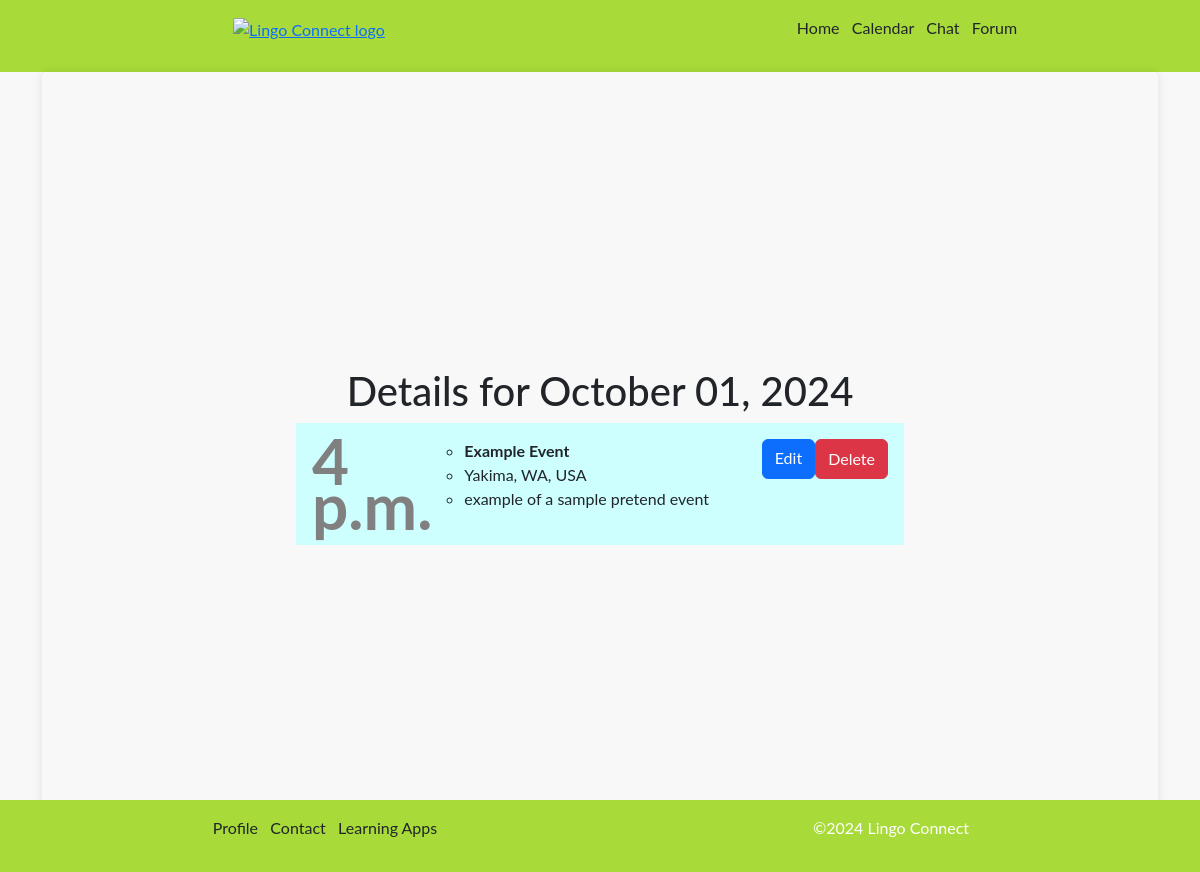
The page /calendar/2024/10/1/ (signed in) on the database as committed earlier.
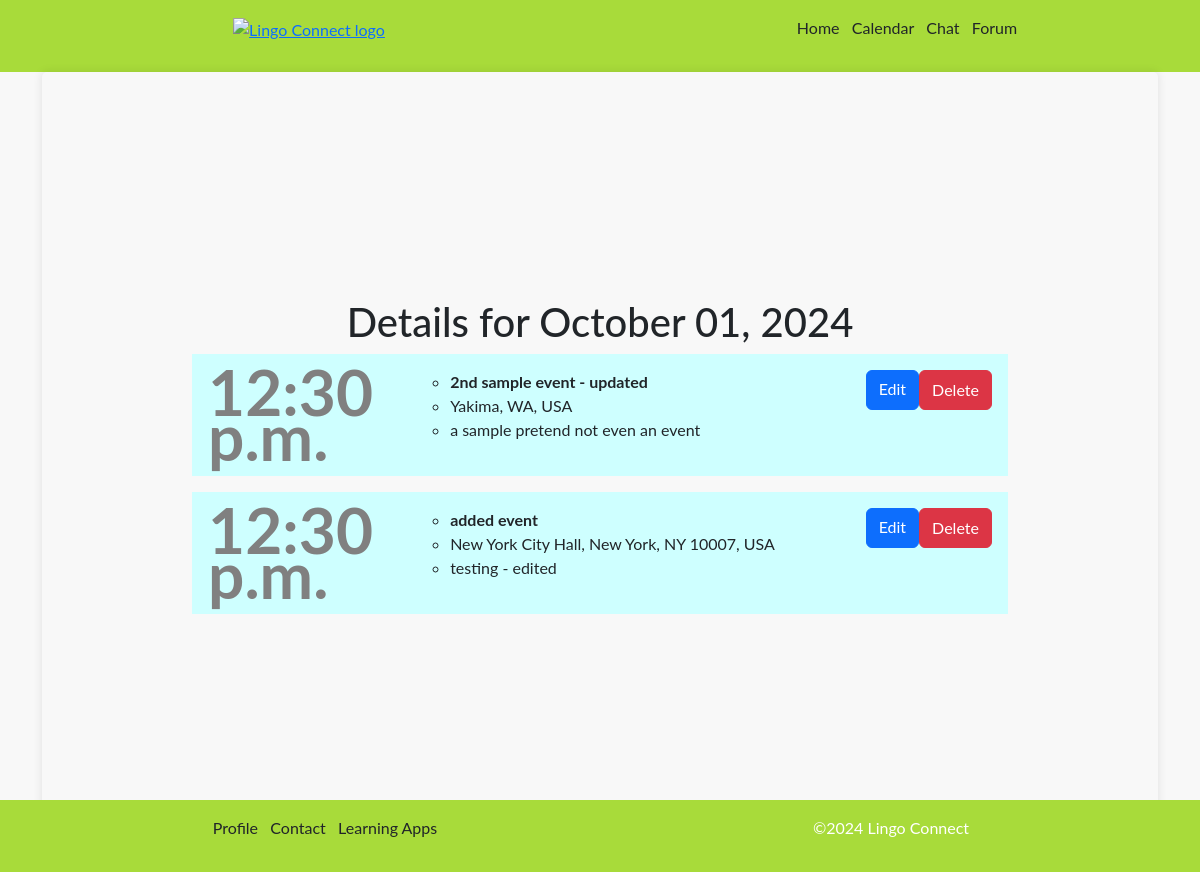
The same page on the database as committed later.
### app/models.py (models this page shows, shortened)
class Event(models.Model):
    title = models.CharField(max_length=200)
    location = models.CharField(max_length=50)
    category = models.CharField(max_length=50)
    date = models.DateField()
    time = models.TimeField()
    description = models.TextField(max_length=500)
    participants = models.ManyToManyField(User, related_name="events")
    owner = models.ForeignKey(settings.AUTH_USER_MODEL, on_delete=models.CASCADE, related_name="owned_events", default=1)

### app/views.py (the view)
# urls.py: path('calendar/<int:year>/<int:month>/<int:day>/', views.date_details, name='date_details'),
@login_required
def date_details(request, year, month, day):
    date = datetime(year, month, day)
    formatted_date = date.strftime('%B %d, %Y')
    events = Event.objects.filter(date=date)
    context = {
        'date': formatted_date,
        'events': events,
    }
    return render(request, 'date_details.html', context)

### app/templates/date_details.html (shortened to what this page needs)
{% extends 'base.html' %}
{% block content %}
<div class="details-container">
    <h1>Details for {{ date }}</h1>
    <ul class="list-unstyled events-list">
        {% for event in events %}
            <li class="event-item">
                <div class="event-time"><strong>{{ event.time }}</strong></div>
                <ul class="list-styled event-details">
                    <li><strong>{{ event.title }}</strong></li>
                    <li>{{ event.location }}</li>
                    <li>{{ event.description }}</li>
                </ul>
                <a href="{% url 'update_event' event.id %}" class="btn btn-primary">Edit</a>
                <form action="{% url 'delete_event' event.id %}" method="post">
                    <button type="submit" class="btn btn-danger">Delete</button>
            </li>
        {% empty %}
            <li>No events for this date.</li>
        {% endfor %}
    </ul>
</div>
{% endblock %}

### app/templates/base.html (shortened to what this page needs)
<!DOCTYPE html>
<html lang="en">
<head>
    {% load static %}
    <link href="https://cdn.jsdelivr.net/npm/bootstrap@5.3.3/dist/css/bootstrap.min.css" rel="stylesheet">
    <link rel="stylesheet" href="https://cdn.jsdelivr.net/npm/bootstrap-icons/font/bootstrap-icons.css">
    <link rel="stylesheet" href="{% static '/css/style.css' %}">
</head>
<body>
    <header>
        <nav>
            <div class="container text-center">
                <div class="row">
                    <div class="col align-middle">
                        <a href="/">
                            <img src="{% static '/images/lingo-connect-logo.svgz' %}" alt="Lingo Connect logo" class="logo">
                        </a>
                    </div>
                    <div class="col-lg-auto">
                    </div>
                    <div class="col align-middle link-dark">
                        <ul>
                            <a href="{% url 'home' %}" class="link link-dark">Home&nbsp;&nbsp;</a>
                            <a href="{% url 'calendar' %}" class="link link-dark">Calendar&nbsp;&nbsp;</a>
                            <a href="{% url 'chat' %}" class="link link-dark">Chat&nbsp;&nbsp;</a>
                            <a href="{% url 'forum' %}" class="link link-dark">Forum</a>
                        </ul>
                    </div>
                </div>
            </div>
        </nav>
    </header>
    <main>
        <div class="container">
            <div class="row">
                <div class="col">
                    {% block content %}
                    {% endblock %}
                </div>
            </div>
        </div>
    </main>
    <footer>
        <div class="container text-center">
            <div class="row">
                <div class="col">
                    <nav>
                        <ul>
                            <a href="{% url 'profile' %}" class="link link-dark">Profile&nbsp;&nbsp;</a>
                            <a href="{% url 'contact' %}" class="link link-dark">Contact&nbsp;&nbsp;</a>
                            <a href="{% url 'learning_apps' %}" class="link link-dark">Learning Apps</a>
                        </ul>
                    </nav>
                </div>
                <div class="col-lg-auto">
                </div>
                <div class="col">
                    <p>&copy;2024 Lingo Connect</p>
                </div>
            </div>
        </div>
    </footer>
</body>
</html>

### app/static/css/style.css (style rules this page uses)
html { text-align: center; }
body { font-family: 'Lato', sans-serif; background-color: #f8f8f8; }
.logo { height: 50px; }
.details-container { display: flex; padding: 2em; border-radius: 5px; box-shadow: 0 0 10px rgba(0, 0, 0, 0.1); justify-content: center; align-items: center; flex-direction: column; min-height: 100vh; }
.events-list { text-align: left; padding: 0; }
.event-item { display: flex; justify-content: center; background-color: #ceffff; list-style-type: none; padding: 1em; margin-bottom: 1em; }
.event-item .event-details { width: 80%; text-align: left; }
.btn { height: 2.5em; }
.event-time { font-size: 4em; color: gray; line-height: .7em; }
header { background-color: #a8db3a; color: #fff; padding: 1em 0; }
nav ul { list-style-type: none; }
.link { text-decoration: none !important; }
footer { background-color: #a8db3a; color: #fff; padding: 1em 0; position: fixed; width: 100%; bottom: 0; }

Rows that differ between the two databases and show on the page:
removed Event: time "4 p.m.", title "Example Event", location "Yakima, WA, USA", description "example of a sample pretend event"
now on this page (row edited): Event: time "12:30 p.m.", title "2nd sample event - updated", location "Yakima, WA, USA", description "a sample pretend not even an event"
added Event: time "12:30 p.m.", title "added event", location "New York City Hall, New York, NY 10007, USA", description "testing - edited"
